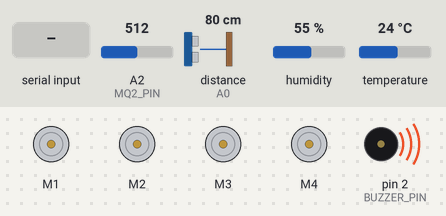
Bench run of a sketch on a simulated Arduino Uno, built with avr-gcc and run on an emulated ATmega328P. Parts: 4 × DC motor (green arrow = forward, orange = backward, longer = faster), buzzer (waves = sounding). Wiring (inferred from the names in the program): ultrasonic range finder: trigger A1; echo A0. The inputs (shaded band) are chosen by the test bench; at power-on: A2 (MQ2_PIN) = 512, distance to the obstacle (sensor on A0) 80 cm, humidity 55 %, temperature 24 °C. The echo pulse lasts 58.3 µs per cm; what the sketch prints to the serial monitor is not drawn.

Above: at 10.7 s.
10.8 s: A2 (MQ2_PIN) set to 161
12.3 s: A2 (MQ2_PIN) set to 142
At 13.6 s:
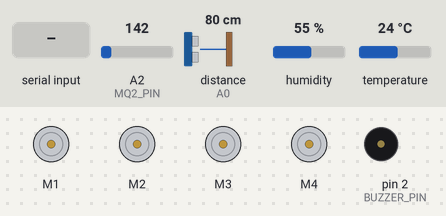
15.0 s: "F" received over Serial
At 15.9 s:
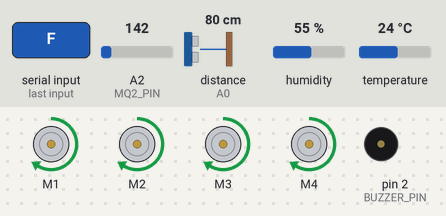
16.6 s: "B" received over Serial
At 17.4 s:
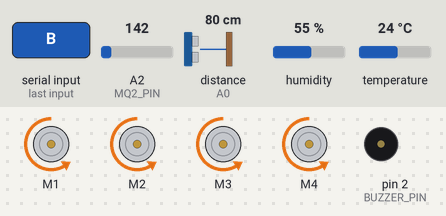
18.2 s: "L" received over Serial
At 18.6 s:
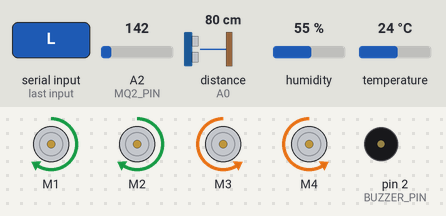
Timing chart, 0 to 20.8 s (numbered marks = the images above; inputs shaded):
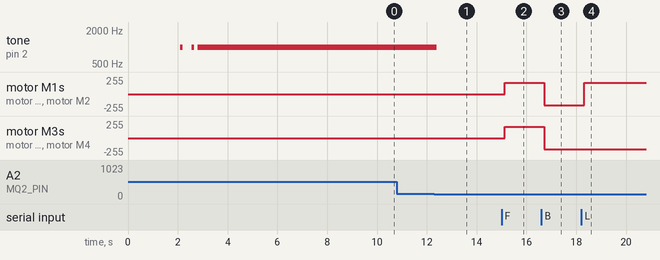

Measured:
- the behaviour switches between 151 and 150 on A2 (MQ2_PIN) (found by bisection; images 0 and 1)
- after the input at 10.8 s, every drawn part: stays the same
- after the input at 12.3 s, tone on pin 2 (BUZZER_PIN): 1000 Hz → silent after 0.10 s
- after the input at 15.0 s, motor M1–4: stopped → forward 170/255 after 0.14 s
- after the input at 16.6 s, motor M1–4: forward 170/255 → backward 170/255 after 0.11 s
- after the input at 18.2 s, motor M1, motor M2: backward 170/255 → forward 170/255 after 0.11 s

The sketch:

rc_car_sensors.ino
```cpp
#include <AFMotor.h>
#include <DHT.h>

// --- Pin assignments ---
#define MQ2_PIN      A2
#define DHT_PIN      7
#define ECHO_PIN     A0
#define TRIG_PIN     A1
#define BUZZER_PIN   2

// --- Thresholds ---
#define DHT_TYPE        DHT11
#define MOTOR_SPEED     170
#define SAFE_DIST_CM    12
#define GAS_THRESHOLD   150    // analog > this = gas (ambient 30-70, lighter gas hits 200+)
#define HIGH_TEMP_C     45.0
#define SENSOR_MS       800

#define ALERT_NONE     0
#define ALERT_OBSTACLE 1
#define ALERT_HIGHTEMP 2
#define ALERT_GAS      3

AF_DCMotor M1(1);
AF_DCMotor M2(2);
AF_DCMotor M3(3);
AF_DCMotor M4(4);
DHT dht(DHT_PIN, DHT_TYPE);

char cmd = 'S';
unsigned long lastSensorMs = 0;

// -------------------------------------------------------
void setup() {
  Serial.begin(9600);
  pinMode(TRIG_PIN, OUTPUT);
  pinMode(ECHO_PIN, INPUT);
  pinMode(BUZZER_PIN, OUTPUT);
  dht.begin();
  M1.setSpeed(MOTOR_SPEED); M2.setSpeed(MOTOR_SPEED);
  M3.setSpeed(MOTOR_SPEED); M4.setSpeed(MOTOR_SPEED);
  motorStop();

  Serial.println("=== STARTUP DIAGNOSTICS ===");
  delay(2000);

  float t = dht.readTemperature(), h = dht.readHumidity();
  if (isnan(t)) Serial.println("[DHT11]      FAIL - check pin 7");
  else { Serial.print("[DHT11]      OK  Temp="); Serial.print(t); Serial.print("C  Hum="); Serial.print(h); Serial.println("%"); }

  int g = analogRead(MQ2_PIN);
  Serial.print("[MQ-2]       OK  Raw="); Serial.print(g);
  Serial.println(g > GAS_THRESHOLD ? "  ** GAS **" : "  no gas");

  int d = getDistance();
  if (d == -1) Serial.println("[ULTRASONIC] FAIL - check A0/A1");
  else { Serial.print("[ULTRASONIC] OK  Dist="); Serial.print(d); Serial.println("cm"); }

  Serial.println("[BUZZER]     Testing...");
  beepShort(); delay(300); beepShort();

  Serial.println("=== READY — Send F/B/L/R/S via Bluetooth ===");
  Serial.println("=== Live: S:gas,temp,hum,dist,alert ===");
}

// -------------------------------------------------------
void loop() {
  if (Serial.available() > 0) {
    char c = Serial.read();
    if (c == 'F' || c == 'B' || c == 'L' || c == 'R' || c == 'S') {
      cmd = c;
    }
  }

  int gas  = (analogRead(MQ2_PIN) > GAS_THRESHOLD);
  int dist = getDistance();
  bool obstacle = (dist > 0 && dist <= SAFE_DIST_CM && cmd == 'F');

  int alert = ALERT_NONE;
  if (obstacle) alert = ALERT_OBSTACLE;
  if (gas)      alert = ALERT_GAS;

  if (alert == ALERT_GAS) {
    motorStop(); cmd = 'S';
  } else if (obstacle) {
    motorStop();
  } else {
    runMotors(cmd);
  }

  switch (alert) {
    case ALERT_GAS:      tone(BUZZER_PIN, 1000);              break;
    case ALERT_OBSTACLE: beepShort();                         break;
    default:             noTone(BUZZER_PIN);                  break;
  }

  if (millis() - lastSensorMs >= SENSOR_MS) {
    reportSensors(gas, dist, alert);
    lastSensorMs = millis();
  }
}

// -------------------------------------------------------
void reportSensors(int gas, int dist, int alert) {
  float temp = dht.readTemperature();
  float hum  = dht.readHumidity();
  int gasRaw = analogRead(MQ2_PIN);

  if (!isnan(temp) && temp >= HIGH_TEMP_C && alert == ALERT_NONE) {
    alert = ALERT_HIGHTEMP;
    motorStop(); cmd = 'S';
    beepBurst(2, 300, 300);
  }

  Serial.print("RAW  gas="); Serial.print(gasRaw);
  Serial.print("  dist="); Serial.print(dist); Serial.println("cm");

  Serial.print("S:");
  Serial.print(gas); Serial.print(",");
  isnan(temp) ? Serial.print(-1) : Serial.print(temp, 1);
  Serial.print(",");
  isnan(hum)  ? Serial.print(-1) : Serial.print(hum, 1);
  Serial.print(",");
  Serial.print(dist); Serial.print(",");
  Serial.println(alert);

  Serial.print("  >> ");
  switch (alert) {
    case ALERT_GAS:      Serial.println("ALERT: GAS/SMOKE — car stopped"); break;
    case ALERT_HIGHTEMP: Serial.print("ALERT: HIGH TEMP "); Serial.print(temp); Serial.println("C — car stopped"); break;
    case ALERT_OBSTACLE: Serial.println("ALERT: OBSTACLE — forward blocked"); break;
    default:             Serial.println("OK"); break;
  }
}

// -------------------------------------------------------
int getDistance() {
  digitalWrite(TRIG_PIN, LOW);
  delayMicroseconds(10);
  digitalWrite(TRIG_PIN, HIGH);
  delayMicroseconds(10);
  digitalWrite(TRIG_PIN, LOW);
  long t = pulseIn(ECHO_PIN, HIGH, 38000);
  delay(60);  // wait before next ping
  return (t == 0) ? -1 : (int)(t / 58);
}

void beepShort() { tone(BUZZER_PIN, 1000, 100); delay(150); }

void beepBurst(int n, int onMs, int offMs) {
  for (int i = 0; i < n; i++) {
    tone(BUZZER_PIN, 1200, onMs);
    delay(onMs + offMs);
  }
}

void runMotors(char c) {
  switch (c) {
    case 'F': motorForward();  break;
    case 'B': motorBackward(); break;
    case 'L': motorLeft();     break;
    case 'R': motorRight();    break;
    default:  motorStop();     break;
  }
}

void motorForward()  { M1.run(FORWARD);  M2.run(FORWARD);  M3.run(FORWARD);  M4.run(FORWARD);  }
void motorBackward() { M1.run(BACKWARD); M2.run(BACKWARD); M3.run(BACKWARD); M4.run(BACKWARD); }
void motorLeft()     { M1.run(FORWARD);  M2.run(FORWARD);  M3.run(BACKWARD); M4.run(BACKWARD); }
void motorRight()    { M1.run(BACKWARD); M2.run(BACKWARD); M3.run(FORWARD);  M4.run(FORWARD);  }
void motorStop()     { M1.run(RELEASE);  M2.run(RELEASE);  M3.run(RELEASE);  M4.run(RELEASE);  }
```
